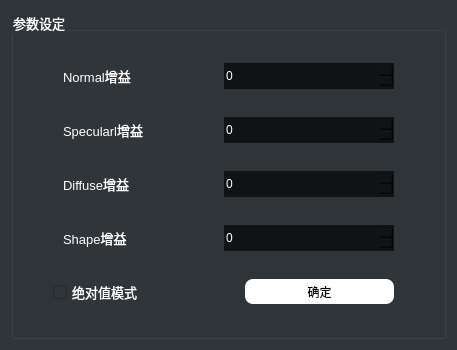
<?xml version="1.0" encoding="UTF-8"?>
<ui version="4.0">
 <class>ins_imagevalue</class>
 <widget class="QDialog" name="ins_imagevalue">
  <property name="geometry">
   <rect>
    <x>0</x>
    <y>0</y>
    <width>457</width>
    <height>350</height>
   </rect>
  </property>
  <property name="windowTitle">
   <string>Dialog</string>
  </property>
  <property name="styleSheet">
   <string notr="true">    background-color: #303539</string>
  </property>
  <layout class="QGridLayout" name="gridLayout_2">
   <item row="0" column="0">
    <widget class="QGroupBox" name="groupBox">
     <property name="font">
      <font>
       <pointsize>10</pointsize>
      </font>
     </property>
     <property name="styleSheet">
      <string notr="true">color: rgb(255, 255, 255);</string>
     </property>
     <property name="title">
      <string>参数设定</string>
     </property>
     <layout class="QGridLayout" name="gridLayout">
      <item row="0" column="0">
       <layout class="QHBoxLayout" name="horizontalLayout">
        <item>
         <spacer name="horizontalSpacer">
          <property name="orientation">
           <enum>Qt::Horizontal</enum>
          </property>
          <property name="sizeType">
           <enum>QSizePolicy::Fixed</enum>
          </property>
          <property name="sizeHint" stdset="0">
           <size>
            <width>40</width>
            <height>20</height>
           </size>
          </property>
         </spacer>
        </item>
        <item>
         <widget class="QLabel" name="label_11">
          <property name="font">
           <font>
            <pointsize>10</pointsize>
           </font>
          </property>
          <property name="styleSheet">
           <string notr="true">color: rgb(255, 255, 255);</string>
          </property>
          <property name="text">
           <string>Normal增益</string>
          </property>
         </widget>
        </item>
        <item>
         <spacer name="horizontalSpacer_11">
          <property name="orientation">
           <enum>Qt::Horizontal</enum>
          </property>
          <property name="sizeType">
           <enum>QSizePolicy::Fixed</enum>
          </property>
          <property name="sizeHint" stdset="0">
           <size>
            <width>40</width>
            <height>20</height>
           </size>
          </property>
         </spacer>
        </item>
        <item>
         <widget class="QDoubleSpinBox" name="Normal">
          <property name="minimumSize">
           <size>
            <width>170</width>
            <height>26</height>
           </size>
          </property>
          <property name="styleSheet">
           <string notr="true">background-color: rgb(17, 18, 20);
border:none;</string>
          </property>
          <property name="decimals">
           <number>0</number>
          </property>
          <property name="maximum">
           <double>100000.000000000000000</double>
          </property>
          <property name="value">
           <double>0.000000000000000</double>
          </property>
         </widget>
        </item>
        <item>
         <spacer name="horizontalSpacer_2">
          <property name="orientation">
           <enum>Qt::Horizontal</enum>
          </property>
          <property name="sizeType">
           <enum>QSizePolicy::Fixed</enum>
          </property>
          <property name="sizeHint" stdset="0">
           <size>
            <width>40</width>
            <height>20</height>
           </size>
          </property>
         </spacer>
        </item>
       </layout>
      </item>
      <item row="1" column="0">
       <layout class="QHBoxLayout" name="horizontalLayout_2">
        <item>
         <spacer name="horizontalSpacer_7">
          <property name="orientation">
           <enum>Qt::Horizontal</enum>
          </property>
          <property name="sizeType">
           <enum>QSizePolicy::Fixed</enum>
          </property>
          <property name="sizeHint" stdset="0">
           <size>
            <width>40</width>
            <height>20</height>
           </size>
          </property>
         </spacer>
        </item>
        <item>
         <widget class="QLabel" name="label_12">
          <property name="font">
           <font>
            <pointsize>10</pointsize>
           </font>
          </property>
          <property name="styleSheet">
           <string notr="true">color: rgb(255, 255, 255);</string>
          </property>
          <property name="text">
           <string>Specularl增益</string>
          </property>
         </widget>
        </item>
        <item>
         <spacer name="horizontalSpacer_12">
          <property name="orientation">
           <enum>Qt::Horizontal</enum>
          </property>
          <property name="sizeHint" stdset="0">
           <size>
            <width>40</width>
            <height>20</height>
           </size>
          </property>
         </spacer>
        </item>
        <item>
         <widget class="QDoubleSpinBox" name="Specular">
          <property name="minimumSize">
           <size>
            <width>170</width>
            <height>26</height>
           </size>
          </property>
          <property name="styleSheet">
           <string notr="true">background-color: rgb(17, 18, 20);
border:none;</string>
          </property>
          <property name="decimals">
           <number>0</number>
          </property>
          <property name="maximum">
           <double>100000.000000000000000</double>
          </property>
          <property name="value">
           <double>0.000000000000000</double>
          </property>
         </widget>
        </item>
        <item>
         <spacer name="horizontalSpacer_6">
          <property name="orientation">
           <enum>Qt::Horizontal</enum>
          </property>
          <property name="sizeType">
           <enum>QSizePolicy::Fixed</enum>
          </property>
          <property name="sizeHint" stdset="0">
           <size>
            <width>40</width>
            <height>20</height>
           </size>
          </property>
         </spacer>
        </item>
       </layout>
      </item>
      <item row="2" column="0">
       <layout class="QHBoxLayout" name="horizontalLayout_3">
        <item>
         <spacer name="horizontalSpacer_8">
          <property name="orientation">
           <enum>Qt::Horizontal</enum>
          </property>
          <property name="sizeType">
           <enum>QSizePolicy::Fixed</enum>
          </property>
          <property name="sizeHint" stdset="0">
           <size>
            <width>40</width>
            <height>20</height>
           </size>
          </property>
         </spacer>
        </item>
        <item>
         <widget class="QLabel" name="label_13">
          <property name="font">
           <font>
            <pointsize>10</pointsize>
           </font>
          </property>
          <property name="styleSheet">
           <string notr="true">color: rgb(255, 255, 255);</string>
          </property>
          <property name="text">
           <string>Diffuse增益</string>
          </property>
         </widget>
        </item>
        <item>
         <spacer name="horizontalSpacer_13">
          <property name="orientation">
           <enum>Qt::Horizontal</enum>
          </property>
          <property name="sizeHint" stdset="0">
           <size>
            <width>37</width>
            <height>17</height>
           </size>
          </property>
         </spacer>
        </item>
        <item>
         <widget class="QDoubleSpinBox" name="Diffuse">
          <property name="minimumSize">
           <size>
            <width>170</width>
            <height>26</height>
           </size>
          </property>
          <property name="styleSheet">
           <string notr="true">background-color: rgb(17, 18, 20);
border:none;</string>
          </property>
          <property name="decimals">
           <number>0</number>
          </property>
          <property name="maximum">
           <double>100000.000000000000000</double>
          </property>
          <property name="value">
           <double>0.000000000000000</double>
          </property>
         </widget>
        </item>
        <item>
         <spacer name="horizontalSpacer_3">
          <property name="orientation">
           <enum>Qt::Horizontal</enum>
          </property>
          <property name="sizeType">
           <enum>QSizePolicy::Fixed</enum>
          </property>
          <property name="sizeHint" stdset="0">
           <size>
            <width>40</width>
            <height>20</height>
           </size>
          </property>
         </spacer>
        </item>
       </layout>
      </item>
      <item row="3" column="0">
       <layout class="QHBoxLayout" name="horizontalLayout_4">
        <item>
         <spacer name="horizontalSpacer_5">
          <property name="orientation">
           <enum>Qt::Horizontal</enum>
          </property>
          <property name="sizeType">
           <enum>QSizePolicy::Fixed</enum>
          </property>
          <property name="sizeHint" stdset="0">
           <size>
            <width>40</width>
            <height>20</height>
           </size>
          </property>
         </spacer>
        </item>
        <item>
         <widget class="QLabel" name="label_14">
          <property name="font">
           <font>
            <pointsize>10</pointsize>
           </font>
          </property>
          <property name="styleSheet">
           <string notr="true">color: rgb(255, 255, 255);</string>
          </property>
          <property name="text">
           <string>Shape增益</string>
          </property>
         </widget>
        </item>
        <item>
         <spacer name="horizontalSpacer_14">
          <property name="orientation">
           <enum>Qt::Horizontal</enum>
          </property>
          <property name="sizeHint" stdset="0">
           <size>
            <width>37</width>
            <height>17</height>
           </size>
          </property>
         </spacer>
        </item>
        <item>
         <widget class="QDoubleSpinBox" name="Shape">
          <property name="minimumSize">
           <size>
            <width>170</width>
            <height>26</height>
           </size>
          </property>
          <property name="styleSheet">
           <string notr="true">background-color: rgb(17, 18, 20);
border:none;</string>
          </property>
          <property name="decimals">
           <number>0</number>
          </property>
          <property name="maximum">
           <double>100000.000000000000000</double>
          </property>
          <property name="value">
           <double>0.000000000000000</double>
          </property>
         </widget>
        </item>
        <item>
         <spacer name="horizontalSpacer_4">
          <property name="orientation">
           <enum>Qt::Horizontal</enum>
          </property>
          <property name="sizeType">
           <enum>QSizePolicy::Fixed</enum>
          </property>
          <property name="sizeHint" stdset="0">
           <size>
            <width>40</width>
            <height>20</height>
           </size>
          </property>
         </spacer>
        </item>
       </layout>
      </item>
      <item row="4" column="0">
       <layout class="QHBoxLayout" name="horizontalLayout_5">
        <item>
         <spacer name="horizontalSpacer_9">
          <property name="orientation">
           <enum>Qt::Horizontal</enum>
          </property>
          <property name="sizeType">
           <enum>QSizePolicy::Fixed</enum>
          </property>
          <property name="sizeHint" stdset="0">
           <size>
            <width>30</width>
            <height>20</height>
           </size>
          </property>
         </spacer>
        </item>
        <item>
         <widget class="QCheckBox" name="checkBox_X1">
          <property name="font">
           <font>
            <pointsize>10</pointsize>
           </font>
          </property>
          <property name="styleSheet">
           <string notr="true">color: rgb(255, 255, 255);</string>
          </property>
          <property name="text">
           <string>绝对值模式</string>
          </property>
         </widget>
        </item>
        <item>
         <spacer name="horizontalSpacer_15">
          <property name="orientation">
           <enum>Qt::Horizontal</enum>
          </property>
          <property name="sizeType">
           <enum>QSizePolicy::Fixed</enum>
          </property>
          <property name="sizeHint" stdset="0">
           <size>
            <width>37</width>
            <height>17</height>
           </size>
          </property>
         </spacer>
        </item>
        <item>
         <widget class="QPushButton" name="pushButton">
          <property name="minimumSize">
           <size>
            <width>0</width>
            <height>25</height>
           </size>
          </property>
          <property name="styleSheet">
           <string notr="true">#pushButton
{
border-radius:8px;
color: #000000;
 background-color: #FFFFFF; 

}

#pushButton::hover
{	
color: #FFFFFF;

background-color: #1781b5;

}

#pushButton::pressed,QPushButton::checked
{
    color: #FFFFFF;
   background-color: #718093;
}</string>
          </property>
          <property name="text">
           <string>确定</string>
          </property>
         </widget>
        </item>
        <item>
         <spacer name="horizontalSpacer_10">
          <property name="orientation">
           <enum>Qt::Horizontal</enum>
          </property>
          <property name="sizeType">
           <enum>QSizePolicy::Fixed</enum>
          </property>
          <property name="sizeHint" stdset="0">
           <size>
            <width>40</width>
            <height>20</height>
           </size>
          </property>
         </spacer>
        </item>
       </layout>
      </item>
     </layout>
    </widget>
   </item>
  </layout>
 </widget>
 <resources/>
 <connections/>
</ui>
